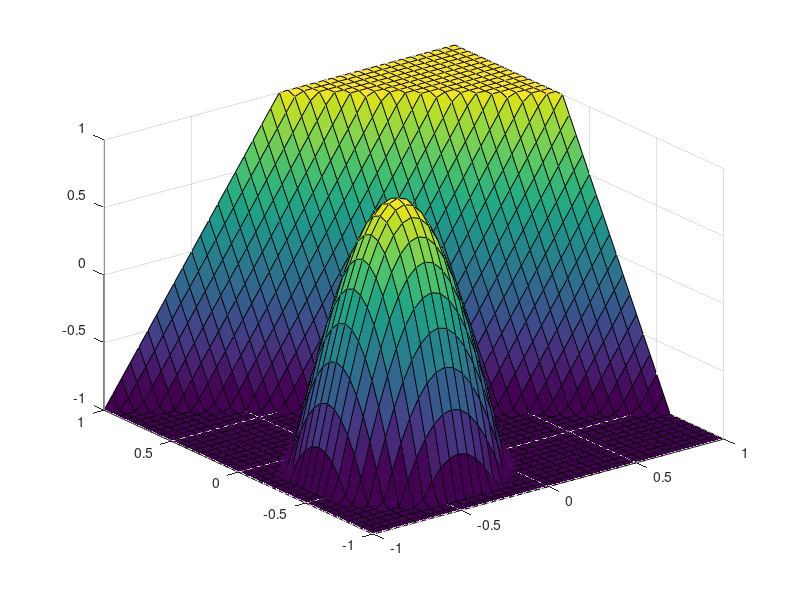

Recreate this plot in MATLAB.
function [x,y] = ramp_hill(varargin)

% function [x,y] = ramp_hill
% 
% [x,y] = ramp_hill(N)
% [x,y] = ramp_hill(x1,x2)
%
%
% Generate #N samples of the ramp hill problem, where the inputs are
% chosen randomly from the plane [-1 1] by [-1 1].
%
% Christian Merkwirth 2002

if nargin == 0
	[X,Y] = meshgrid(-1:0.05:1,-1:0.05:1);
   
   x = [X(:) Y(:)];
   y = rh(x);
   
	surf(X,Y, reshape(y,size(X)))
	rotate3d on
elseif nargin == 1
   x = 2*rand(varargin{1},2) - 1;	   
   y = rh(x);
else   
   x = [varargin{1} varargin{2}]; 	
   y = rh(x);   
end   

function y = rh(x)

N = size(x,1);

d_b = sqrt((x(:,1)+0.4).^2+(x(:,2)+0.4).^2);


y_b = zeros(N,1);
ind = find(d_b < 1);
y_b(ind) = 2*cos(pi*d_b(ind));
y_b(find(y_b < 0)) = 0;

y_l = 2*x(:,1) + 2.5*x(:,2) - 0.5;

y = y_b+1;

ind = find(y_l < 0);
y(ind) = y_b(ind)-1;

ind = find((y_l >= 0) & (y_l <= 2));
y(ind) = y_b(ind) + y_l(ind) - 1;
